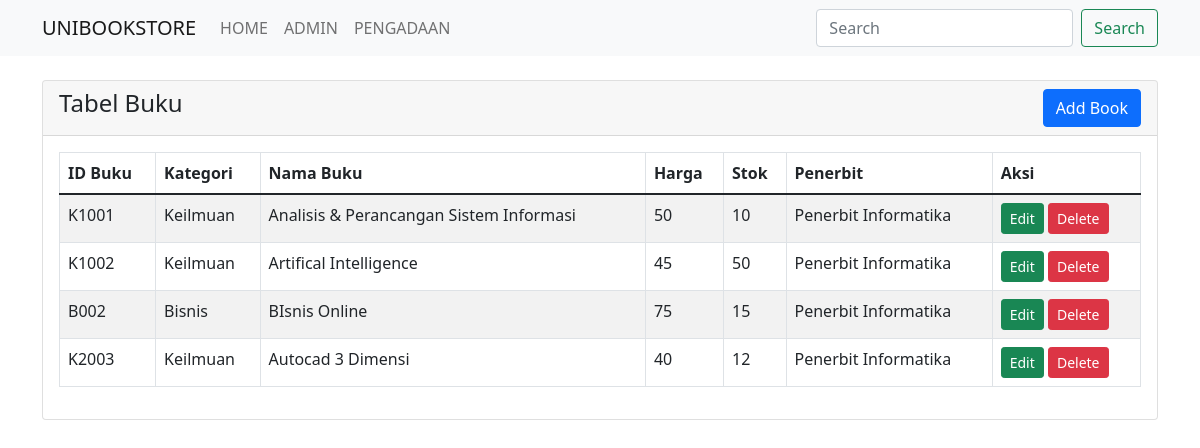
The page / on the database its author committed.
### tables this page shows
CREATE TABLE `buku` (
  `ID_Buku` varchar(8) DEFAULT NULL,
  `Kategori` varchar(30) DEFAULT NULL,
  `Nama_Buku` varchar(120) DEFAULT NULL,
  `Harga` int(8) DEFAULT NULL,
  `Stok` int(4) DEFAULT NULL,
  `Penerbit` varchar(20) DEFAULT NULL
);

### index.php (the view, shortened to what this page needs)
<?php
require 'koneksi.php';
?>
<!doctype html>
<html lang="en">
<head>
    <link href="https://cdn.jsdelivr.net/npm/bootstrap@5.1.3/dist/css/bootstrap.min.css" rel="stylesheet">
</head>
<body>
<nav class="navbar navbar-expand-lg navbar-light bg-light">
    <div class="container">
        <a class="navbar-brand" href="#">UNIBOOKSTORE</a>
        <div class="collapse navbar-collapse" id="navbarNav">
            <ul class="navbar-nav">
                <li class="nav-item">
                    <a class="nav-link" href="index.php">HOME</a>
                </li>
                <li class="nav-item">
                    <a class="nav-link" href="admin.php">ADMIN</a>
                </li>
                <li class="nav-item">
                    <a class="nav-link" href="pengadaan.php">PENGADAAN</a>
                </li>
            </ul>
            <form class="d-flex ms-auto" method="GET" action="index.php">
                <input class="form-control me-2" type="search" placeholder="Search" aria-label="Search" name="search">
                <button class="btn btn-outline-success" type="submit">Search</button>
            </form>
        </div>
    </div>
</nav>
<div class="container mt-4">
    <div class="row">
        <div class="col-md-12">
            <div class="card">
                <div class="card-header">
                    <h4>
                        Tabel Buku
                        <a href="createBuku.php" class="btn btn-primary float-end">Add Book</a>
                    </h4>
                </div>
                <div class="card-body">
                    <table class="table table-bordered table-striped">
                        <thead>
                        <tr>
                            <th>ID Buku</th>
                            <th>Kategori</th>
                            <th>Nama Buku</th>
                            <th>Harga</th>
                            <th>Stok</th>
                            <th>Penerbit</th>
                            <th>Aksi</th>
                        </tr>
                        </thead>
                        <tbody>
                        <?php
                        $query = "SELECT * FROM buku";
                        $query_run = mysqli_query($koneksi, $query);
                        if (mysqli_num_rows($query_run) > 0) {
                            foreach ($query_run as $data_bk) {
                                ?>
                                <tr>
                                    <td><?= $data_bk['ID_Buku']; ?></td>
                                    <td><?= $data_bk['Kategori']; ?></td>
                                    <td><?= $data_bk['Nama_Buku']; ?></td>
                                    <td><?= $data_bk['Harga']; ?></td>
                                    <td><?= $data_bk['Stok']; ?></td>
                                    <td><?= $data_bk['Penerbit']; ?></td>
                                    <td>
                                    <a href="editBuku.php?ID_Buku=<?= $data_bk['ID_Buku']; ?>"
                                    class="btn btn-success btn-sm">Edit</a>
                                        <form action="code.php" method="POST" class="d-inline">
                                            <button type="submit" name="delete_book" value="<?= $data_bk['ID_Buku']; ?>"
                                                    class="btn btn-danger btn-sm">Delete
                                            </button>
                                        </form>
                                    </td>
                                </tr>
                                <?php
                            }
                        } else {
                            echo "<h5> No Record Found </h5>";
                        }
                        ?>
                        </tbody>
                    </table>
                </div>
            </div>
        </div>
    </div>
</div>
</body>
</html>

### rows shown on the page
buku: ID_Buku "K1001", Kategori "Keilmuan", Nama_Buku "Analisis & Perancangan Sistem Informasi", Harga "50", Stok "10", Penerbit "Penerbit Informatika"
buku: ID_Buku "K1002", Kategori "Keilmuan", Nama_Buku "Artifical Intelligence", Harga "45", Stok "50", Penerbit "Penerbit Informatika"
buku: ID_Buku "B002", Kategori "Bisnis", Nama_Buku "BIsnis Online", Harga "75", Stok "15", Penerbit "Penerbit Informatika"
buku: ID_Buku "K2003", Kategori "Keilmuan", Nama_Buku "Autocad 3 Dimensi", Harga "40", Stok "12", Penerbit "Penerbit Informatika"
